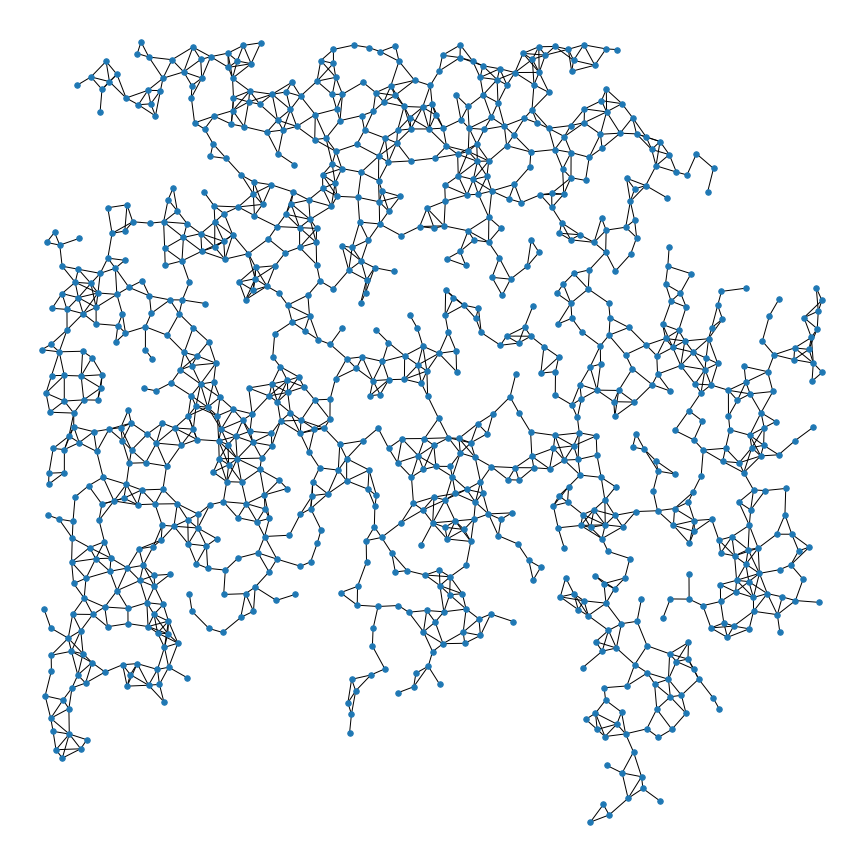
#> input picture Program/data_5.png, 864 x 864 px
$ python FYP_Ben_6.py
#> lines starting #> are read from the running program, lines starting #| are printed output that depends on the picture; after the words box and inside, x2 and y2 are one past the last pixel; in counts of white or black regions, pixels touching at a corner belong together
"""
Created on Thu Oct 24 00:29:03 2019

2019_UM_FST_CPS_FYP_Hole Detection in Sensor Network Project
FYP_22_10_2019
@author:     Ng Kim Hou
@Student ID: DB625369
@Description:
1. Input the network data by using CNCAHNetGenerator
2. Using NetworkX Find all the node and edges
3. Draw back the network
4. Using OpenCV find the hole

"""

import numpy as np
import cv2
import matplotlib.pyplot as plt

img = cv2.imread('data_5.png')
#> img is the input picture: shape (864, 864, 3); mean B, G, R 243.2, 240.6, 236.6
reults_img = img.copy()
area_min = 1000
area_mix = 50000
area_holes = []


imgray = cv2.cvtColor(img.copy(),cv2.COLOR_BGR2GRAY)
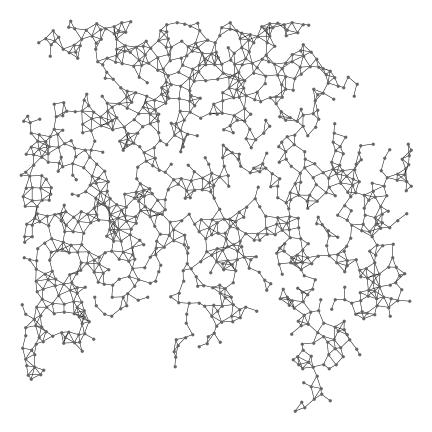
#> imgray: shape (864, 864) (shown at 1/2 size); min 0, max 255, mean 239.7
_,binary = cv2.threshold(imgray.copy(),254,255,3)
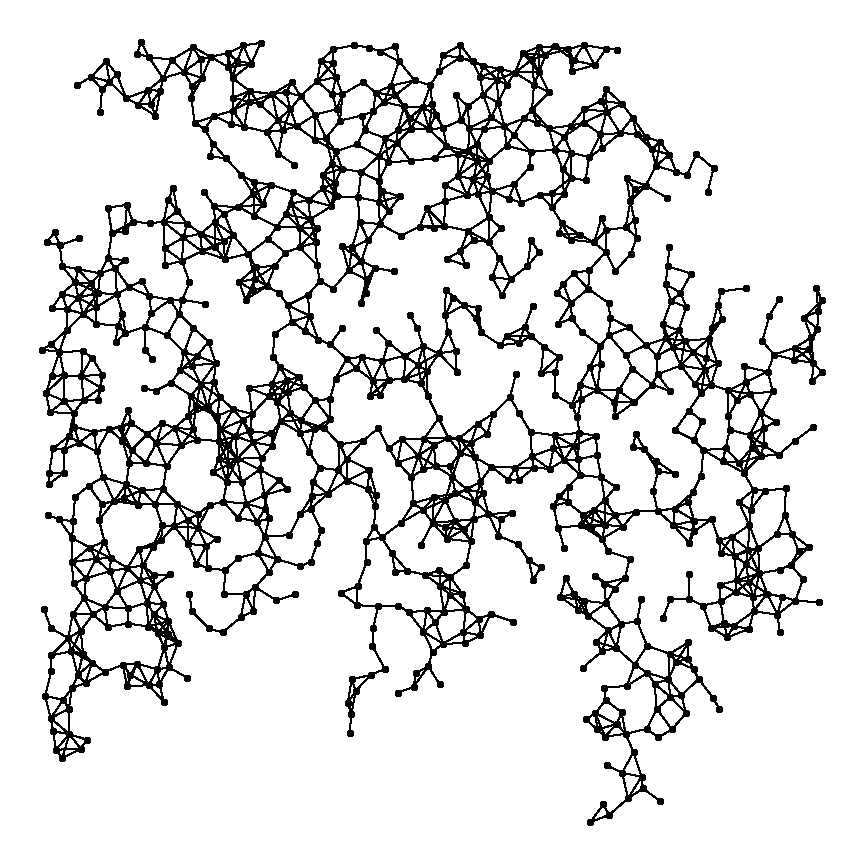
#> binary: shape (864, 864); 87.4% white; 1 black region
contours,_ = cv2.findContours(binary,cv2.RETR_LIST,cv2.CHAIN_APPROX_NONE)
#> contours = 1071 contours, 421 with area under 20; largest, box (x1, y1, x2, y2) and area: (0, 0, 864, 864) 744769, (38, 38, 827, 827) 325798, (309, 194, 603, 402) 25328, (579, 368, 702, 513) 9976, (428, 308, 578, 437) 9652
print ("there are " + str(len(contours)) + " contours")
#| there are 1071 contours
mask = np.zeros(imgray.shape, dtype='uint8')
for i in range(len(contours)):
    area = cv2.contourArea(contours[i])
    if(area >= area_min and area <= area_mix):
        c_min = []
        c_min.append(contours[i])
        cv2.drawContours(reults_img,c_min,-1,(200,200,100),-1),cv2.drawContours(reults_img,c_min,-1,(200,127,0),1)
        cv2.drawContours(mask,c_min, -1, 255, -1)
        area_holes.append(contours[i])
        continue
#> this loop made 1071 passes
#> area on passes 1 to 3: 45.5, 22, 133
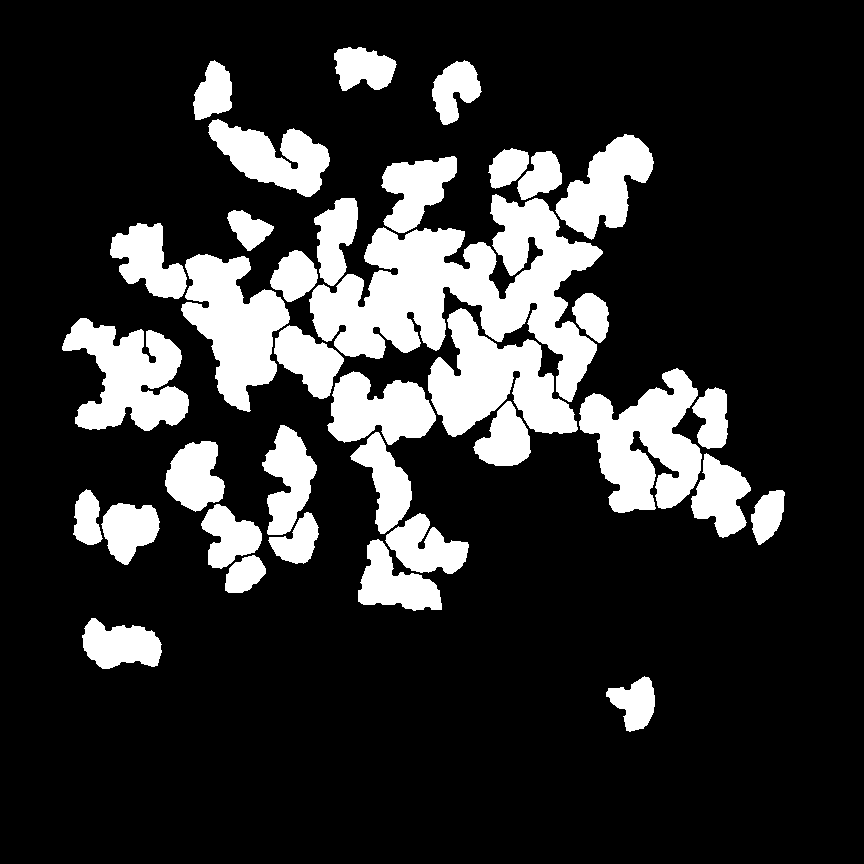
#> mask: shape (864, 864); 18.9% white; 36 white regions
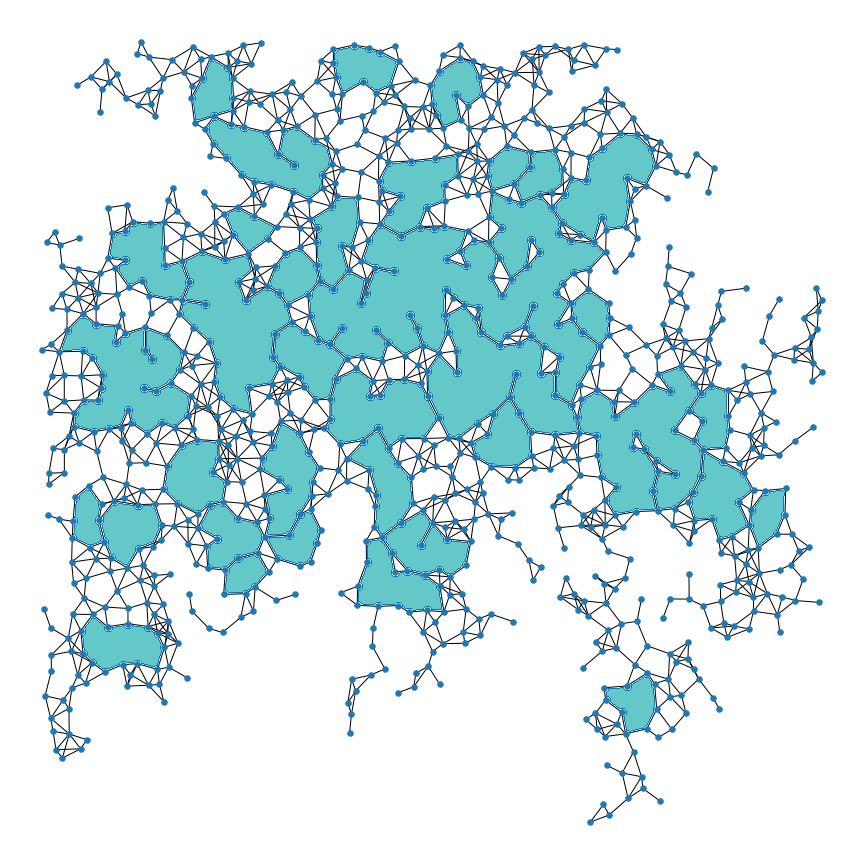
#> reults_img: shape (864, 864, 3); 18.87% of pixels changed, all inside (x1, y1, x2, y2) = (62, 47, 785, 732)
#> after the loop, area_holes = 36 contours; largest, box (x1, y1, x2, y2) and area: (309, 194, 603, 402) 25328, (579, 368, 702, 513) 9976, (428, 308, 578, 437) 9652, (181, 254, 290, 412) 9116, (62, 318, 189, 431) 8170


#> (the run stopped early here; a loop or call above may not have finished)

$ run again, with Program/data_1.png copied over Program/data_5.png
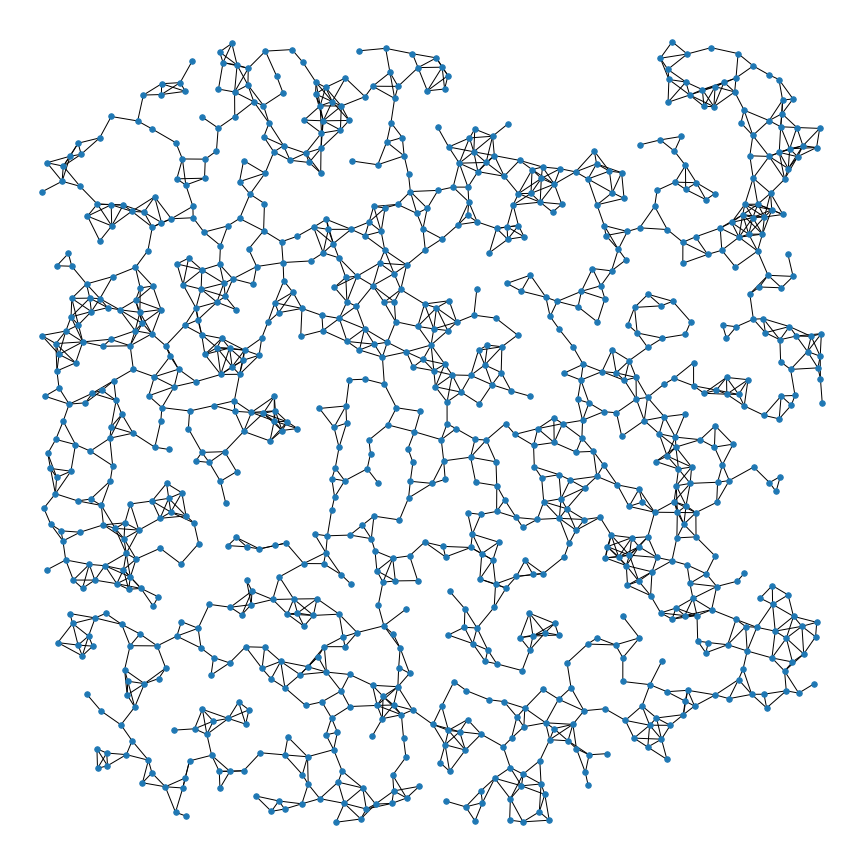
#> input picture Program/data_1.png, 864 x 864 px
#> img is the input picture: shape (864, 864, 3); mean B, G, R 242.6, 239.9, 235.9
#> `_,binary = cv2.threshold(imgray.copy(),254,255,3)`:
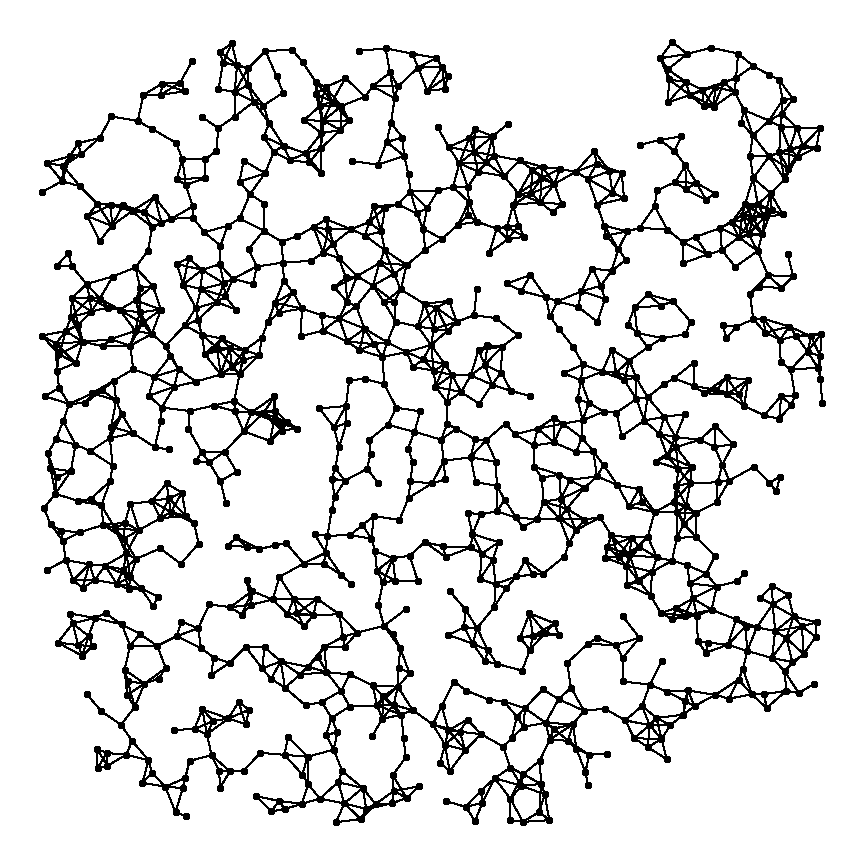
#> binary: shape (864, 864); 86.8% white; 1 black region
#> contours = 1019 contours, 416 with area under 20; largest, box (x1, y1, x2, y2) and area: (0, 0, 864, 864) 744769, (38, 38, 827, 827) 399086, (380, 520, 745, 721) 31656, (403, 175, 616, 439) 23740, (553, 229, 793, 413) 19462
#| there are 1019 contours
#> the loop `for i in range(len(contours)):` made 1019 passes
#> area on passes 2 to 4: 35, 121.5, 48
#> after the loop `for i in range(len(contours)):`:
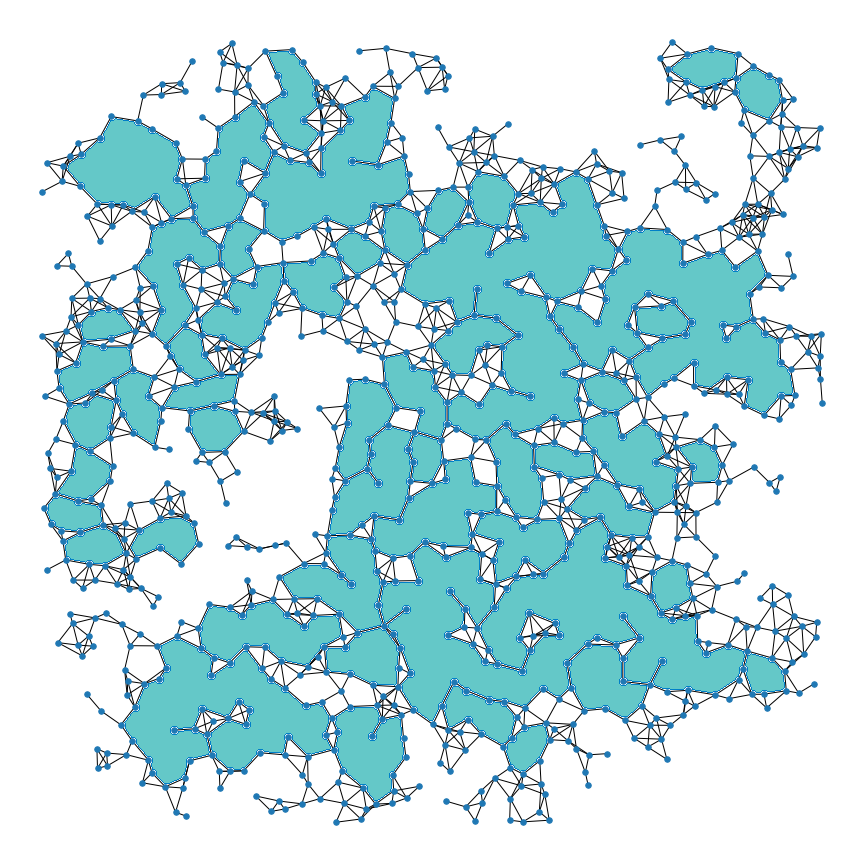
#> reults_img: shape (864, 864, 3); mean B, G, R 226, 221.8, 187.1
#> after the loop `for i in range(len(contours)):`: area_holes = 52 contours; largest, box (x1, y1, x2, y2) and area: (380, 520, 745, 721) 31656, (403, 175, 616, 439) 23740, (553, 229, 793, 413) 19462, (124, 639, 331, 784) 15040, (253, 90, 409, 239) 11148

$ run again, with Program/data_2.png copied over Program/data_5.png
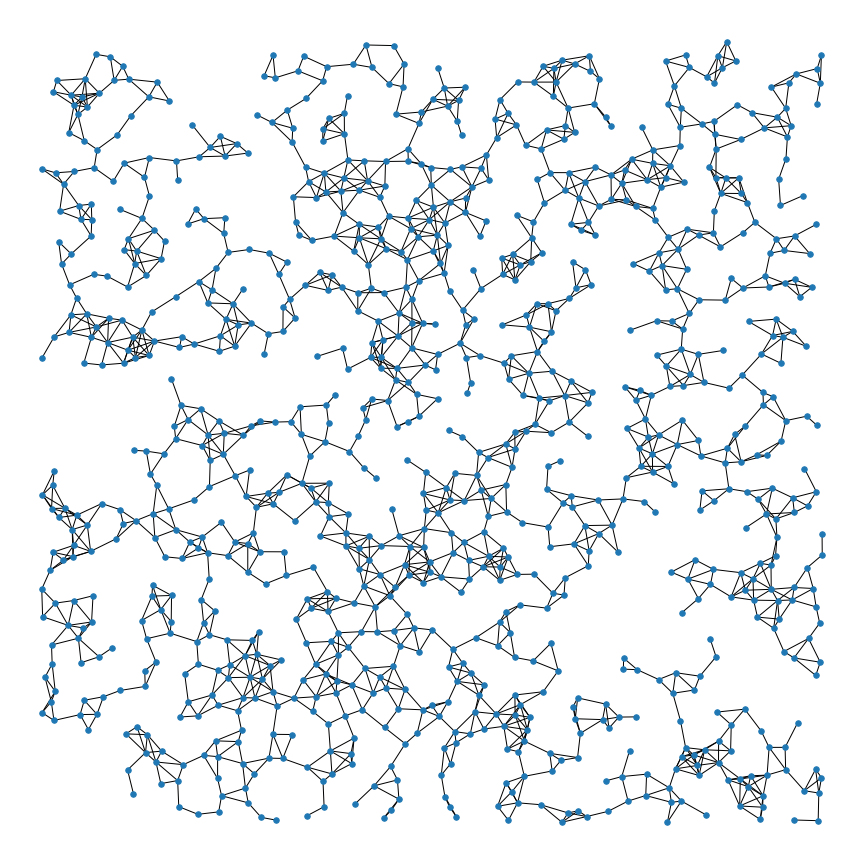
#> input picture Program/data_2.png, 864 x 864 px
#> img is the input picture: shape (864, 864, 3); mean B, G, R 242.1, 239.5, 235.5
#> `_,binary = cv2.threshold(imgray.copy(),254,255,3)`:
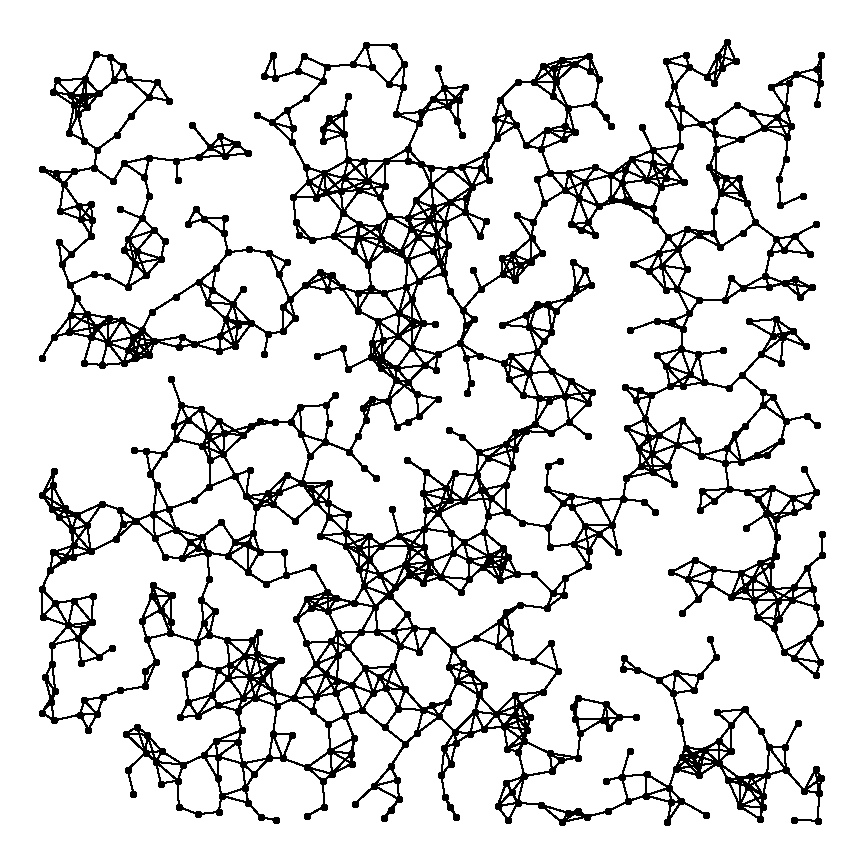
#> binary: shape (864, 864); 86.5% white; 1 black region
#> contours = 1091 contours, 479 with area under 20; largest, box (x1, y1, x2, y2) and area: (0, 0, 864, 864) 744769, (38, 38, 827, 827) 362736, (463, 193, 687, 525) 34261, (304, 346, 537, 543) 18726, (45, 525, 208, 718) 14968
#| there are 1091 contours
#> the loop `for i in range(len(contours)):` made 1091 passes
#> area on passes 3 to 5: 61.5, 57.5, 78
#> after the loop `for i in range(len(contours)):`:
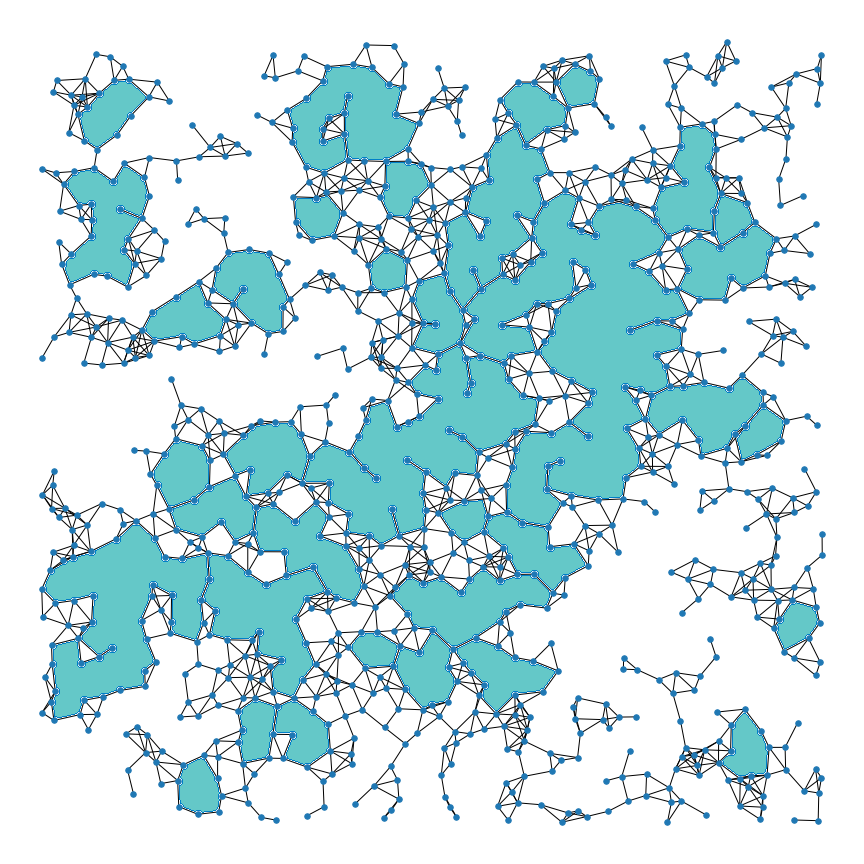
#> reults_img: shape (864, 864, 3); mean B, G, R 229.1, 225.3, 197.2
#> after the loop `for i in range(len(contours)):`: area_holes = 36 contours; largest, box (x1, y1, x2, y2) and area: (463, 193, 687, 525) 34261, (304, 346, 537, 543) 18726, (45, 525, 208, 718) 14968, (446, 128, 548, 307) 8446, (204, 554, 325, 696) 7981
